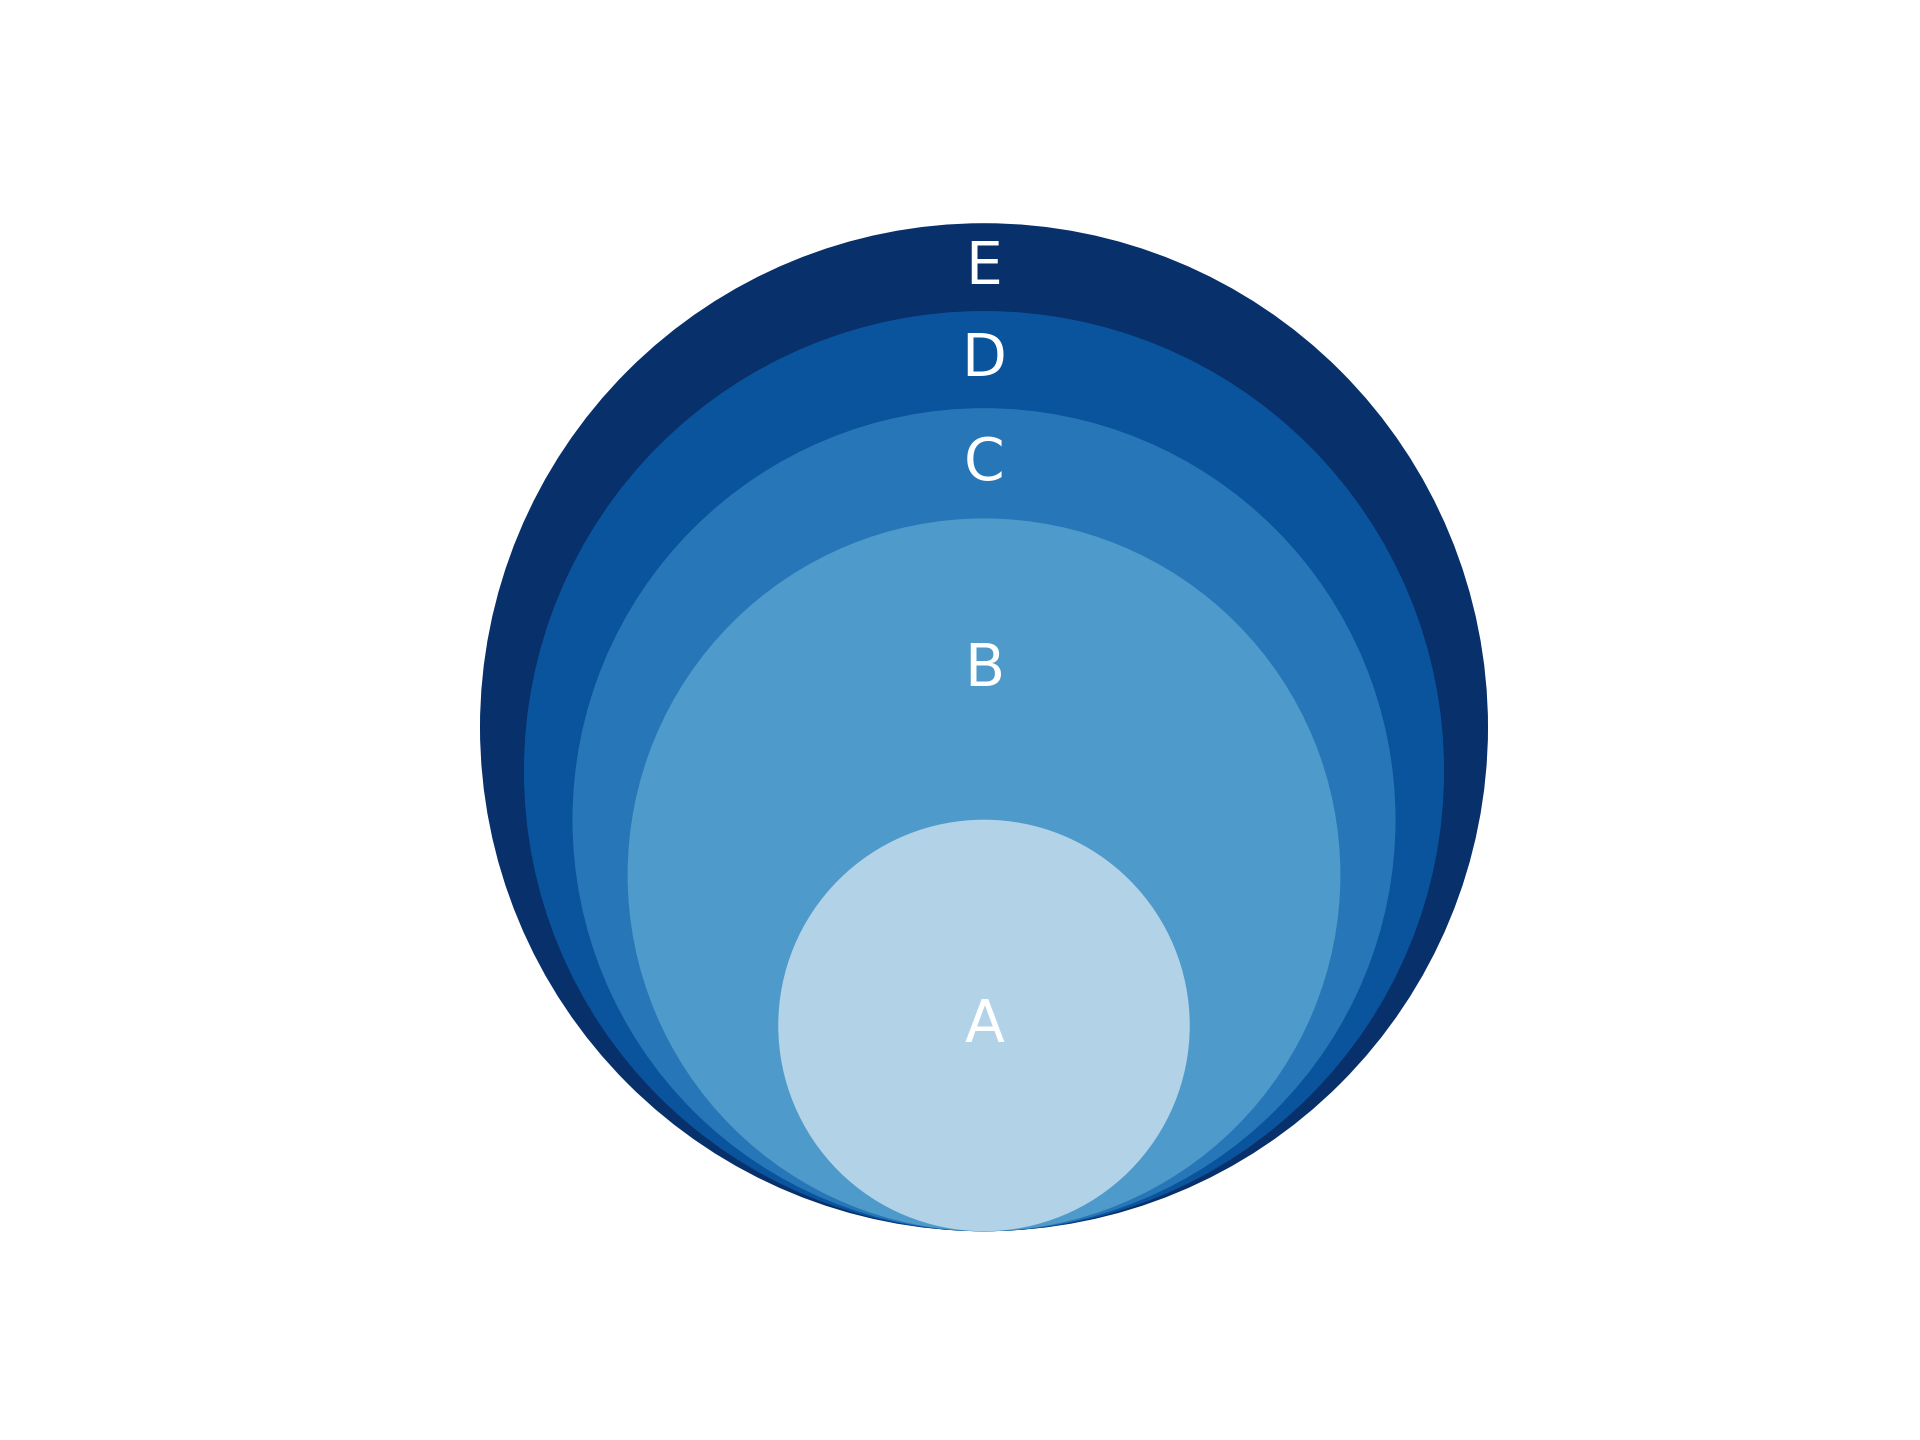

Python code for this plot:
import numpy as np
import matplotlib.pyplot as plt
from matplotlib.collections import PatchCollection
from matplotlib.colors import ListedColormap


def nested_circles(data, labels=None, c=None, ax=None, 
                   cmap=None, norm=None, textkw={}):
    ax = ax or plt.gca()
    data = np.array(data)
    R = np.sqrt(data/data.max())
    p = [plt.Circle((0,r), radius=r) for r in R[::-1]]
    arr = data[::-1] if c is None else np.array(c[::-1])
    col = PatchCollection(p, cmap=cmap, norm=norm, array=arr)
    
    ax.add_collection(col)
    ax.axis("off")
    ax.set_aspect("equal")
    ax.autoscale()
    
    if labels is not None:
        kw = dict(color="white", va="center", ha="center")
        kw.update(textkw)
        ax.text(0, R[0], labels[0], **kw)
        for i in range(1, len(R)):
            ax.text(0, R[i]+R[i-1], labels[i], **kw)
    return col


# Data & Labels
data = [1,3,4,5,6]
labels = list("ABCDE")

# transforming the minimum of the color range from "white" to "light blue" so that the white text is visible for the innermost circle
blues = plt.cm.get_cmap('Blues', 256)
newcolors=blues(np.linspace(0, 1, 256))
newcmp = ListedColormap(newcolors[80:, :])

nested_circles(data, labels=labels, cmap=newcmp, textkw=dict(fontsize=14))

plt.savefig('nested_circles.png', dpi=300, transparent=True)
plt.close()

